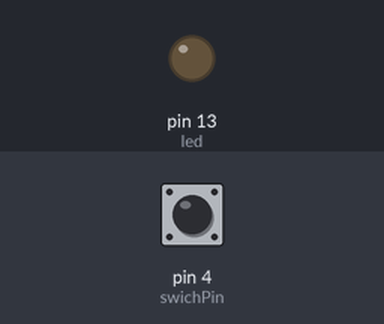
This sketch was run on a simulated Arduino Leonardo, built with avr-gcc and run on an emulated ATmega32U4. Parts: output pins drawn as LEDs (lit = HIGH). The inputs (shaded band) are chosen by the test bench; at power-on: pin 4 (swichPin) LOW. USB keyboard and mouse output is not drawn.

Above: at 1.2 s.
1.3 s: pin 4 (swichPin) pulled HIGH for 0.15 s
At 1.42 s:
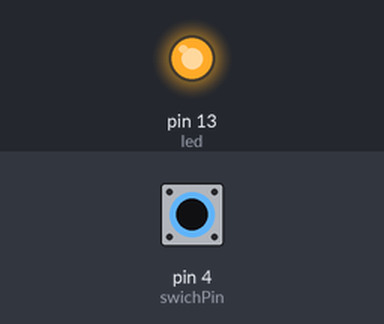
3.0 s: pin 4 (swichPin) pulled HIGH for 3.2 s
At 7.0 s:
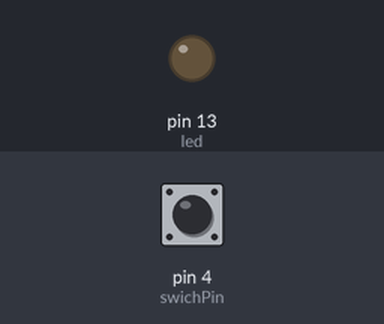
Timing chart, 0 to 8.5 s (numbered marks = the images above; inputs shaded):
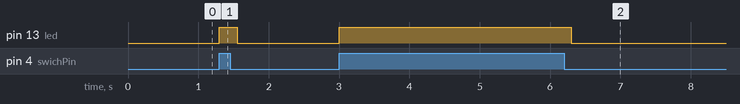

The sketch:

time_sketch.ino
```cpp
/*
 * This is a sanity check for the player.
 *
 * Just measure the latency between two consecutive keypresses.
 * Any delay at all here is a point of concern because it points to a lack of accuracy in the system clock
 * Response latency should be equal for the first and second keypresses.
 *
 * In order to activate this sketch, load it into your arduino.
 * Use the switch to activatae or deactivate the task.
 * You will see the led go on when the player is sending keystrokes.
 *
 * The task should send a series of consecutive keypresses of either 'A' or 'B'
 * The measured delay between them should be exactly 100ms
 * ITI is 150ms
 *
 */

#include "Keyboard.h"

const int swichPin = 4;
const int led = 13;

const int KEY_FIRST = 65; // A
const int KEY_SECOND = 66; // B

void setup() {
  pinMode(swichPin, INPUT);
  pinMode(led, OUTPUT);

  // initialize control over the keyboard:
  Keyboard.begin();
}

void loop() {
  if (digitalRead(swichPin) == HIGH) {
    digitalWrite(13, HIGH);
    Keyboard.write(KEY_FIRST);
    delay(100);
    Keyboard.write(KEY_SECOND);
    delay(150);
  } else {
    digitalWrite(13, LOW);
  }
}
```

Measured:
- after the input at 1.3 s, pin 13 (led): LOW → HIGH at once, → LOW 0.25 s later
- after the input at 3.0 s, pin 13 (led): LOW → HIGH at once, → LOW 3.3 s later
